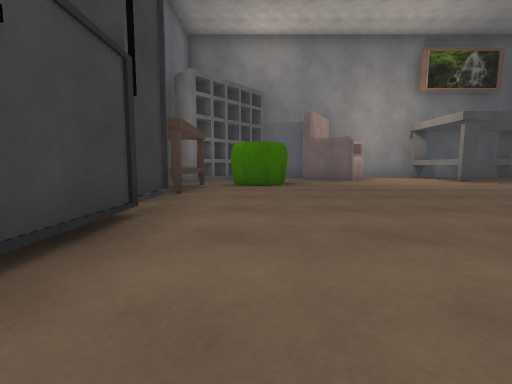
View 1 (above)

12 first-person views from a walk through a 3-D level made in the Unity game engine. The camera is 0.5 m above the floor, tilts 6° down and sees 90° across. The floor is counted in squares, 1 m on a side. Each view is taken from the middle of a square. On the plan, view 1 faces up. The plan holds only what a view shows up to about 9 squares ahead; the rest is blank. The place goes on beyond the plan. Some surface patterns are stand-ins.

View 2
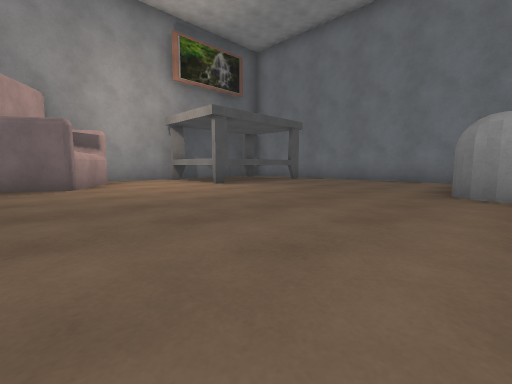

View 3
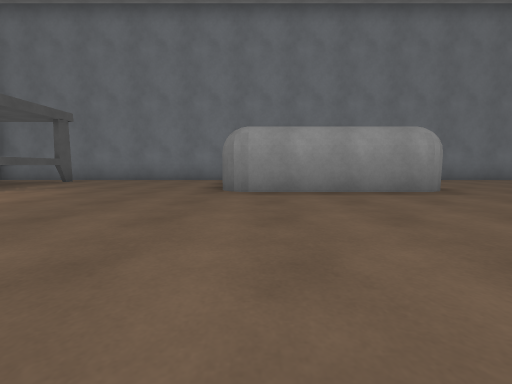

View 4
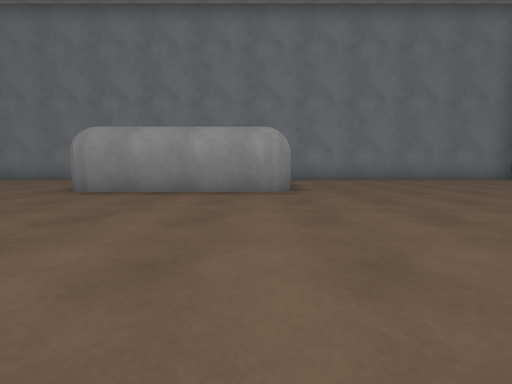

View 5
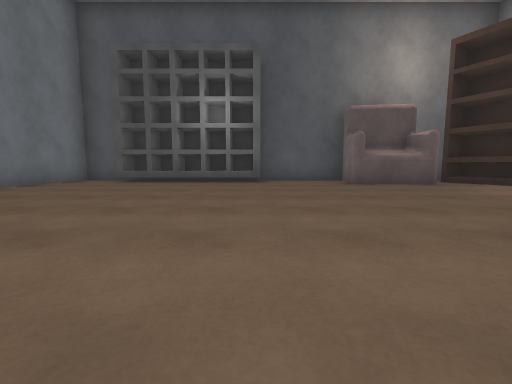

View 6
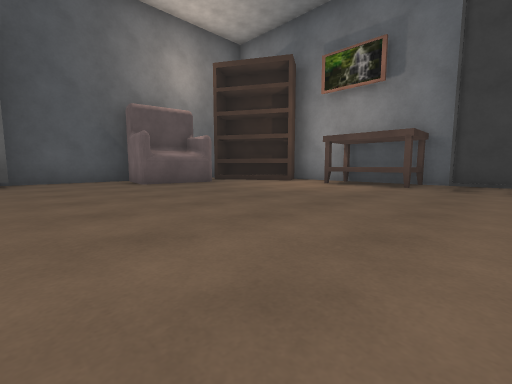

View 7
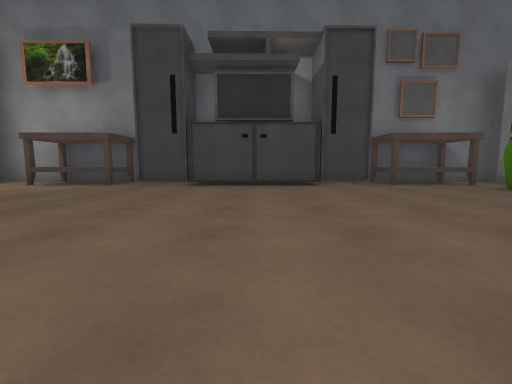

View 8
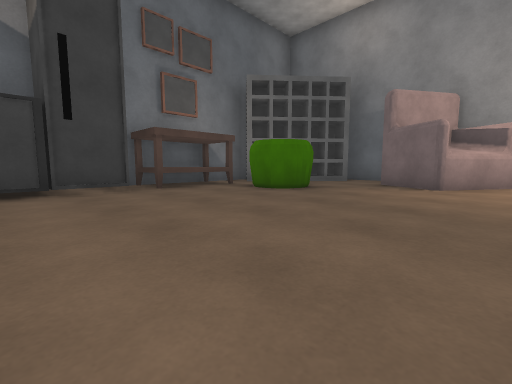

View 9
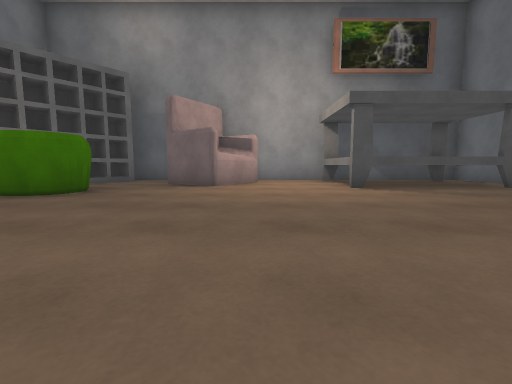

View 10
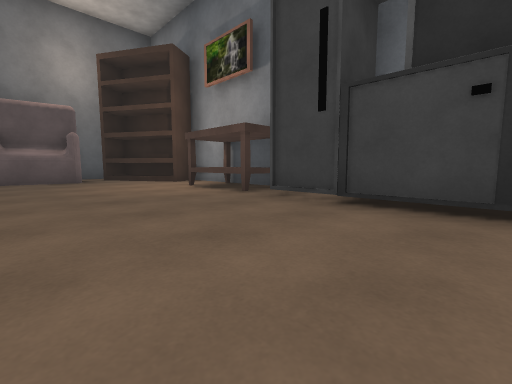

View 11
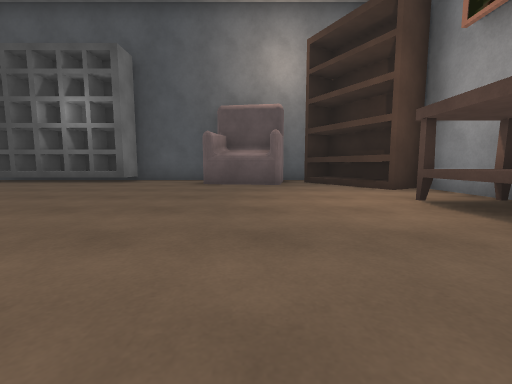

View 12
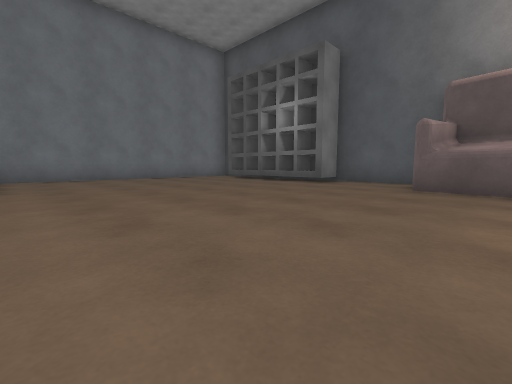

### Floor plan
Key: @ floor where view 1 was taken; # wall or solid block; . floor; O other object.
Columns run from 3 left of view 1 to 11 right of it. Each row starts with its distance up from view 1.
 11    ##  ########
 10   ##.OOO.OOOOO#
  9   #..OO..OOOOO#
  8 ###...O..OOOOO#
  7 #..OO.........#
  6 #O.O..........#
  5 OO............#
  4 ##............#
  3  #O........OOO#
  2  ##.......#
  1   #.......#
  0   #@......#
 -1   #.......#
 -2 # ............#
 -3 #O............#
 -4 OO............#
 -5 #.............#
 -6 #O............#
 -7 #OO...........#
 -8  OO.OO........#
 -9   OOOO..#####.#
-10   ######## ####

Where each view was taken, in squares from view 1:
view 1: 0 up, 0 right, facing up
view 2: 2 up, 2 right, facing up-right
view 3: 2 up, 2 right, facing right
view 4: 1 down, 2 right, facing right
view 5: 1 down, 5 right, facing down
view 6: 1 down, 5 right, facing down-left
view 7: 1 up, 5 right, facing left
view 8: 2 up, 4 right, facing up-left
view 9: 2 up, 4 right, facing up
view 10: 1 up, 2 right, facing down-left
view 11: 1 down, 1 right, facing down
view 12: 2 down, 1 right, facing down-right
